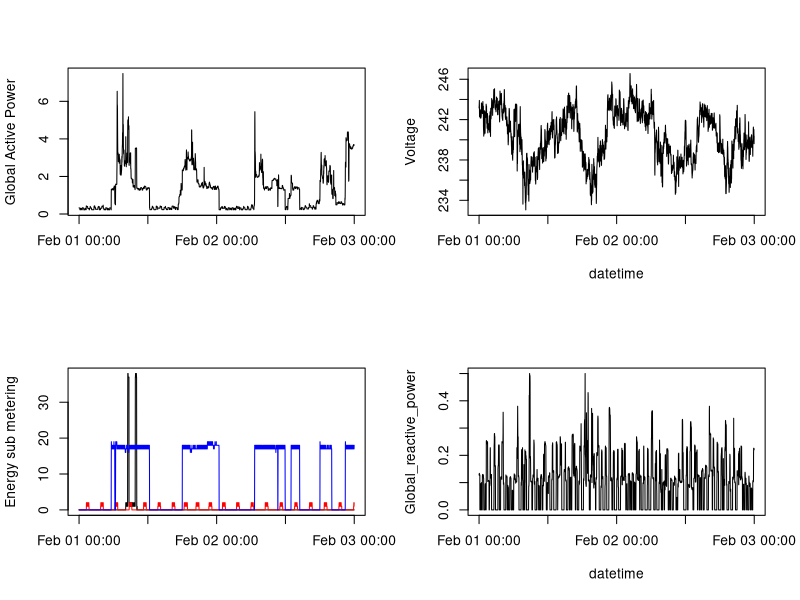

This chart was generated by the following R code:
## Course               : Exploratory Data Analysis
## Project              : Week1 Course Project
## Main Data Source     : exdata_data_household_power_consumption.zip
## Data source for plot : power_consumption.txt
## Output Plot          : plot4.png

## Set working directory 
setwd('C:\\temp1\\Coursera\\Exploratory Data Analysis\\Week1\\Project1') 


## Load data 
power.consumption<-read.table('power_consumption.txt',header=TRUE,sep='|') 
power.consumption$DateTime<-as.POSIXlt(power.consumption$DateTime) 


## Open device 
png(filename='plot4.png',width=480,height=480,units='px') 


## Make 4 plots in 2 rows and 2 columns
par(mfrow=c(2,2)) 


## Plot the data on top left (1,1) 
plot(power.consumption$DateTime,power.consumption$GlobalActivePower,ylab='Global Active Power',xlab='',type='l') 


## Plot the data on top right (1,2) 
plot(power.consumption$DateTime,power.consumption$Voltage,xlab='datetime',ylab='Voltage',type='l') 


## Plot the data on bottom left (2,1) 
lncol<-c('black','red','blue') 
lbls<-c('Sub_metering_1','Sub_metering_2','Sub_metering_3') 
plot(power.consumption$DateTime,power.consumption$Sub_Metering_1,type='l',col=lncol[1],xlab='',ylab='Energy sub metering') 
lines(power.consumption$DateTime,power.consumption$Sub_Metering_2,col=lncol[2]) 
lines(power.consumption$DateTime,power.consumption$Sub_Metering_3,col=lncol[3]) 


## Plot the data on bottom right (2,2) 
plot(power.consumption$DateTime,power.consumption$GlobalReactivePower,xlab='datetime',ylab='Global_reactive_power',type='l') 


## Close device 
x<-dev.off() 
